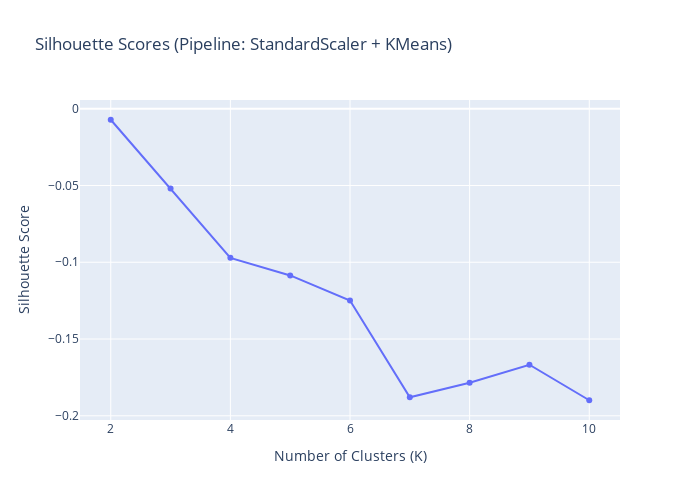

Here is the notebook cell this chart was saved with:
### Markdown cell above
We see a sort of flatting point around k = 3 or 4 to form the "elbow", so k = 3 or 4 seems to be the optimal number of clusters to use, but since the elbow graph is a bit subjective, let's look at the silhouette score to determine what it says about the optimal k.

### Code cell
sil_scores = []
K_values_sil = list(range(2, 11))

for k in K_values_sil:
    pipe.set_params(kmeans__n_clusters=k)
    pipe.fit(X)

    labels = pipe["kmeans"].labels_

    sil = silhouette_score(X, labels)

    sil_scores.append(sil)


fig = px.line(
    x=K_values_sil,
    y=sil_scores,
    markers=True,
    title="Silhouette Scores (Pipeline: StandardScaler + KMeans)",
    labels={"x": "Number of Clusters (K)", "y": "Silhouette Score"}
)

fig.update_layout(height=500, width=700)
fig.show()

### Figure 1 — Plotly figure (JSON) as saved in the notebook; plotly's stock layout.template omitted (floating-point values rounded to 4 significant figures)
{"data": [{"hovertemplate": "Number of Clusters (K)=%{x}<br>Silhouette Score=%{y}<extra></extra>", "legendgroup": "", "line": {"color": "#636efa", "dash": "solid"}, "marker": {"symbol": "circle"}, "mode": "lines+markers", "name": "", "orientation": "v", "showlegend": false, "type": "scatter", "x": [2, 3, 4, 5, 6, 7, 8, 9, 10], "xaxis": "x", "y": [-0.007187, -0.05194, -0.09715, -0.1086, -0.1249, -0.1879, -0.1784, -0.1667, -0.1899], "yaxis": "y"}], "layout": {"height": 500, "legend": {"tracegroupgap": 0}, "title": {"text": "Silhouette Scores (Pipeline: StandardScaler + KMeans)"}, "width": 700, "xaxis": {"anchor": "y", "domain": [0, 1], "title": {"text": "Number of Clusters (K)"}}, "yaxis": {"anchor": "x", "domain": [0, 1], "title": {"text": "Silhouette Score"}}}}
